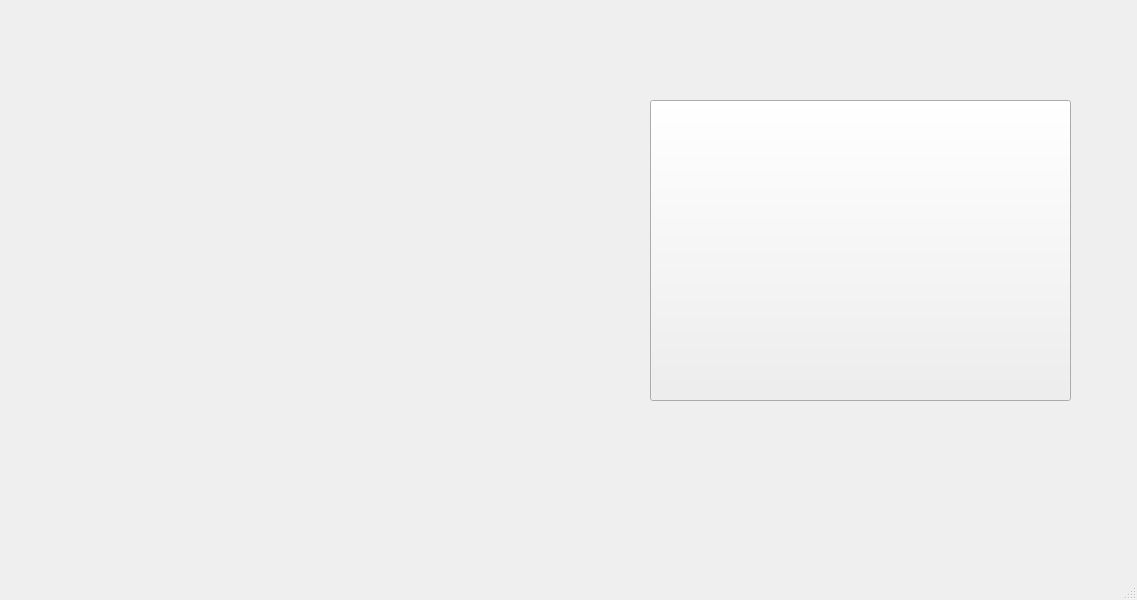
<?xml version="1.0" encoding="UTF-8"?>
<ui version="4.0">
 <class>MainWindow</class>
 <widget class="QMainWindow" name="MainWindow">
  <property name="geometry">
   <rect>
    <x>0</x>
    <y>0</y>
    <width>1137</width>
    <height>600</height>
   </rect>
  </property>
  <property name="windowTitle">
   <string>MainWindow</string>
  </property>
  <widget class="QWidget" name="centralwidget">
   <widget class="QPushButton" name="pushButton">
    <property name="geometry">
     <rect>
      <x>650</x>
      <y>100</y>
      <width>421</width>
      <height>301</height>
     </rect>
    </property>
    <property name="text">
     <string/>
    </property>
   </widget>
  </widget>
  <widget class="QMenuBar" name="menubar">
   <property name="geometry">
    <rect>
     <x>0</x>
     <y>0</y>
     <width>1137</width>
     <height>25</height>
    </rect>
   </property>
  </widget>
  <widget class="QStatusBar" name="statusbar"/>
 </widget>
 <resources/>
 <connections/>
</ui>
